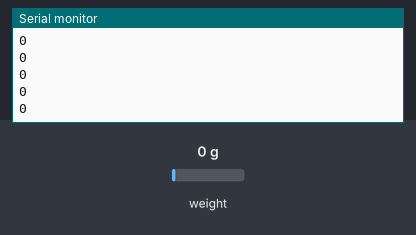
Bench run of a sketch on a simulated Arduino Uno, built with avr-gcc and run on an emulated ATmega328P. On the bench: the last lines printed to the serial monitor. Inputs (shaded band) come from the test bench; at power-on: weight on the scale 0 g.

Above: at 1.2 s.
1.3 s: weight on the scale set to 100 g
At 1.46 s:
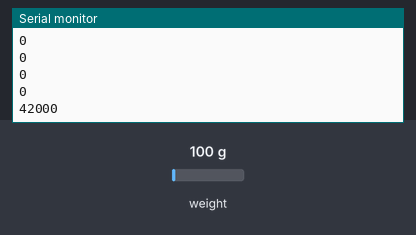
2.8 s: weight on the scale set to 1250 g
At 2.86 s:
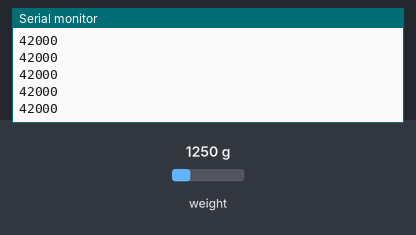
Timing chart, 0 to 5.8 s (numbered marks = the images above; inputs shaded):
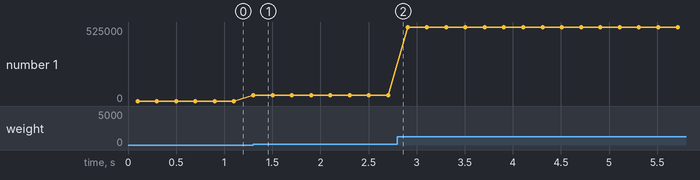

The sketch:

LoadCellArduino.ino
```cpp
#include "HX711.h" //By Rob Tilaart

// HX711 circuit wiring
const int LOADCELL_DOUT_PIN = 2;
const int LOADCELL_SCK_PIN = 3;

HX711 scale;

void setup() {
  Serial.begin(115200);
  scale.begin(LOADCELL_DOUT_PIN, LOADCELL_SCK_PIN);
}

void loop() {

  if (scale.is_ready()) {
    long reading = scale.read();
    Serial.println(reading);
  }

  delay(100);

}
```

Measured:
- after the input at 1.3 s, the serial monitor: prints a new line at once (image 1)
- plotted number 1: 0 → 42000 after the input at 1.3 s, 42000 → 525000 after the input at 2.8 s
